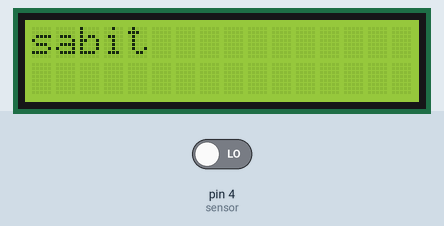
Recording of a sketch running on a simulated Arduino Uno, built with avr-gcc and run on an emulated ATmega328P. Parts: 16×2 character LCD. Inputs (shaded band) come from the test bench; at power-on: pin 4 (sensor) LOW. What the sketch prints to the serial monitor is not drawn.

Above: at 1.2 s.
1.3 s: pin 4 (sensor) driven HIGH
At 1.9 s:
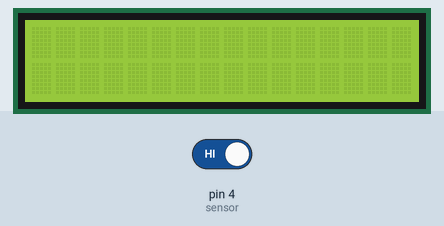
At 2.7 s:
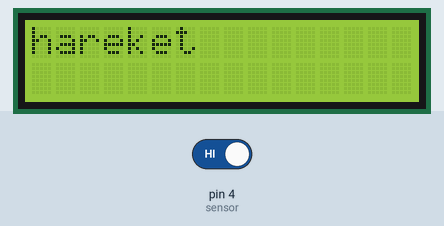
4.8 s: pin 4 (sensor) driven LOW
At 5.8 s:
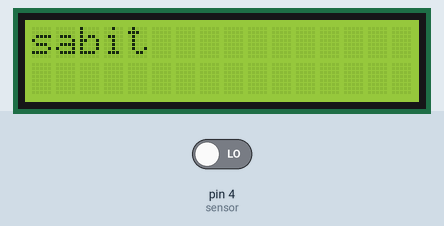
Timing chart, 0 to 7.8 s (numbered marks = the images above; inputs shaded):
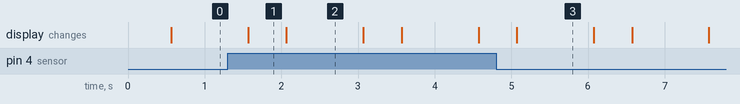

Measured:
- after the input at 1.3 s, the display: first differs from a run without the input after 0.77 s (image 2)
- after the input at 4.8 s, the display: changes after 0.27 s (image 3)
- what the display in image 1 shows lasts 0.5 s, from 1.6 s to 2.1 s
- what the display in image 2 shows lasts 1.0 s, from 2.1 s to 3.1 s

The sketch:

PIR_lcd.ino
```cpp
#include <LiquidCrystal.h>

LiquidCrystal lcd(7,6,13,12,11,10);
int sensor=4;

void setup()
{
 Serial.begin(9600);
 pinMode(sensor,INPUT);
 lcd.begin(16,2);
 lcd.setCursor(0,0);
}

void loop()
{
  Serial.println(digitalRead(sensor));
  delay(500);

   if(digitalRead(sensor)==HIGH)
      {
        lcd.print("hareket");
        delay(1000);
        lcd.clear();
      }

      else
      {
        lcd.print("sabit");
        delay(1000);
        lcd.clear();
      }

}
```
